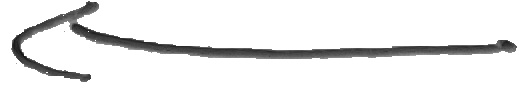
#> input picture data/arrows/02_arrow.jpg, 519 x 89 px
$ python rotate.py ../arrows/02_arrow.jpg
#> lines starting #> are read from the running program, lines starting #| are printed output that depends on the picture
#!/usr/bin/env python3

import cv2 as cv
import sys

for img_name in sys.argv[1:]:
    img = cv.imread(img_name)
#> img is the input picture: shape (89, 519, 3); min 16, max 255, mean 233
    img = cv.rotate(img, cv.ROTATE_90_CLOCKWISE)
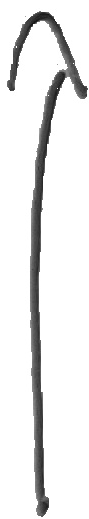
#> img: shape (519, 89, 3); min 16, max 255, mean 233
#    img = cv.rotate(img, cv.ROTATE_90_COUNTERCLOCKWISE)
    cv.imwrite(img_name, img)

$ run again, on data/arrows/08_arrow.jpg
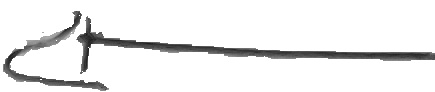
#> input picture data/arrows/08_arrow.jpg, 435 x 92 px
#> img is the input picture: shape (92, 435, 3); min 24, max 255, mean 235.8
#> `img = cv.rotate(img, cv.ROTATE_90_CLOCKWISE)`:
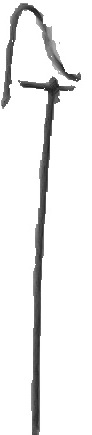
#> img: shape (435, 92, 3); min 24, max 255, mean 235.8

$ run again, on data/arrows/10_arrow.jpg
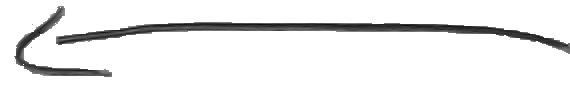
#> input picture data/arrows/10_arrow.jpg, 570 x 91 px
#> img is the input picture: shape (91, 570, 3); min 8, max 255, mean 235.2
#> `img = cv.rotate(img, cv.ROTATE_90_CLOCKWISE)`:
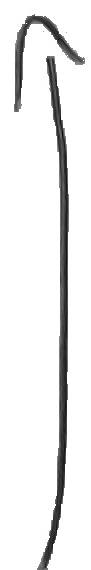
#> img: shape (570, 91, 3); min 8, max 255, mean 235.2

$ run again, on data/arrows/12_arrow.jpg
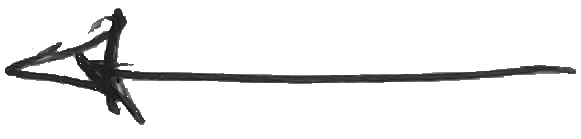
#> input picture data/arrows/12_arrow.jpg, 581 x 139 px
#> img is the input picture: shape (139, 581, 3); min 7, max 255, mean 235.2
#> `img = cv.rotate(img, cv.ROTATE_90_CLOCKWISE)`:
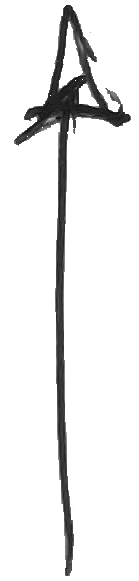
#> img: shape (581, 139, 3); min 7, max 255, mean 235.2
